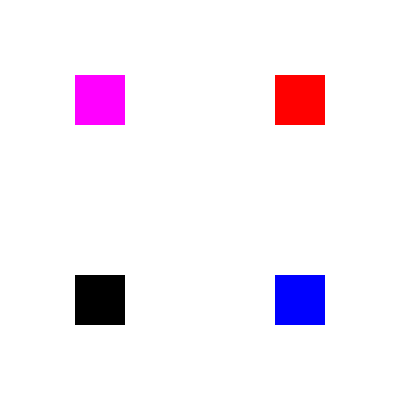
Frame 1 (no input)
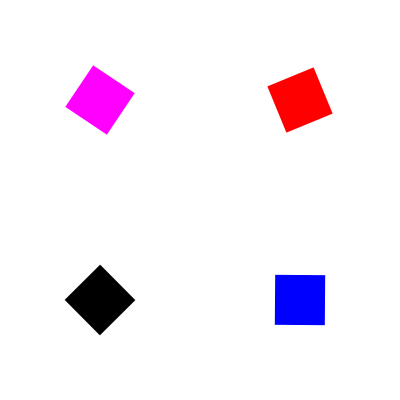
Frame 60 (the mouse pressed at the canvas centre just before this capture)
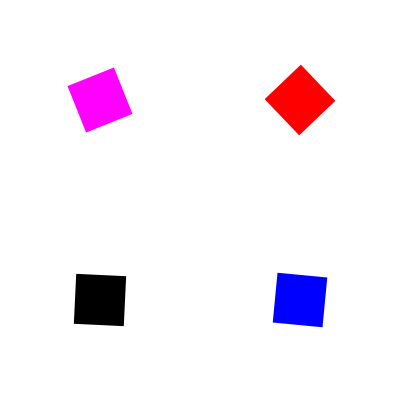
Frame 120 (the mouse held since frame 60 and released just before this capture)

The Processing sketch that drew these frames (run headless with seeded random() and noise(); from frame 60 on, the mouse is pressed at the canvas centre):

// Processing sketch: processing_64466
// ── processing_64466.pde

float r = 0;
float x = 0;
void draw_rectangle(float x, float y, float rotsped) {
  translate(x,y);
  rotate(rotsped);
  rect(0,0,50,50);
  resetMatrix();
}



void setup() {
  size(400,400);
 
background(255);
 
  rectMode(CENTER);
  
  noStroke();
  smooth();
  fill(0);
}


void draw() {
  background(255);
  fill(255,0,255);
  draw_rectangle(100,100,r/2);
  fill(255,0,0);
  draw_rectangle(300,100,r);
  fill(0);
  draw_rectangle(100,300,r*2);
  fill(0,0,255);
  draw_rectangle(300,300,r*4);
 
  
  
r = r + 0.02;
}
